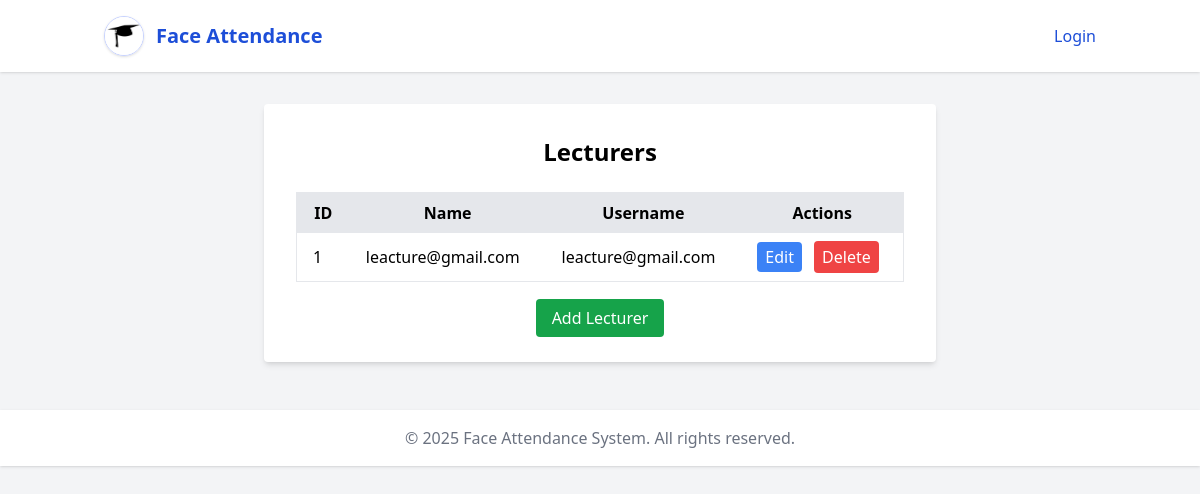
/lecturers (signed in), run on the app's committed database.
### models.py (models this page shows, shortened)
class Lecturer(db.Model):
    id = db.Column(db.Integer, primary_key=True)
    name = db.Column(db.String(100), nullable=False)
    username = db.Column(db.String(50), unique=True, nullable=False)
    password_hash = db.Column(db.String(128), nullable=False)

### app.py (the view)
@app.route('/lecturers', methods=['GET'])
@login_required(role='admin')
def view_lecturers():
    from flask import render_template
    import datetime
    with app.app_context():
        lecturers = Lecturer.query.all()
    current_year = datetime.datetime.now().year
    return render_template('lecturers_list.html', lecturers=lecturers, current_year=current_year)

### app.py (called while the page is built)
def login_required(role=None):
    def decorator(f):
        @wraps(f)
        def decorated_function(*args, **kwargs):
            if 'user' not in session:
                return redirect(url_for('login'))
            if role and session.get('role') != role:
                return redirect(url_for('login'))
            return f(*args, **kwargs)
        return decorated_function
    return decorator

### templates/lecturers_list.html (shortened to what this page needs)
{% extends "base.html" %}
{% block content %}
    <div class="bg-white p-8 rounded shadow-md w-full max-w-2xl mx-auto mt-8">
        <h1 class="text-2xl font-bold mb-6 text-center">Lecturers</h1>
        <table class="w-full table-auto border">
            <thead>
                <tr class="bg-gray-200">
                    <th class="px-4 py-2">ID</th>
                    <th class="px-4 py-2">Name</th>
                    <th class="px-4 py-2">Username</th>
                    <th class="px-4 py-2">Actions</th>
                </tr>
            </thead>
            <tbody>
                {% for lecturer in lecturers %}
                <tr class="border-b">
                    <td class="px-4 py-2">{{ lecturer.id }}</td>
                    <td class="px-4 py-2">{{ lecturer.name }}</td>
                    <td class="px-4 py-2">{{ lecturer.username }}</td>
                    <td class="px-4 py-2">
                        <a href="/lecturers/{{ lecturer.id }}/edit" class="bg-blue-500 text-white px-2 py-1 rounded mr-2">Edit</a>
                        <form action="/lecturers/{{ lecturer.id }}/delete" method="POST" style="display:inline;">
                            <button type="submit" class="bg-red-500 text-white px-2 py-1 rounded" onclick="return confirm('Delete this lecturer?');">Delete</button>
                        </form>
                    </td>
                </tr>
                {% else %}
                <tr><td colspan="4" class="text-center py-4">No lecturers found.</td></tr>
                {% endfor %}
            </tbody>
        </table>
        <div class="mt-6 text-center">
            <a href="/create-lecturer" class="bg-green-600 text-white px-4 py-2 rounded">Add Lecturer</a>
        </div>
    </div>
{% endblock %}

### data on the page
Lecturer: id "1", name "leacture@gmail.com", username "leacture@gmail.com"
